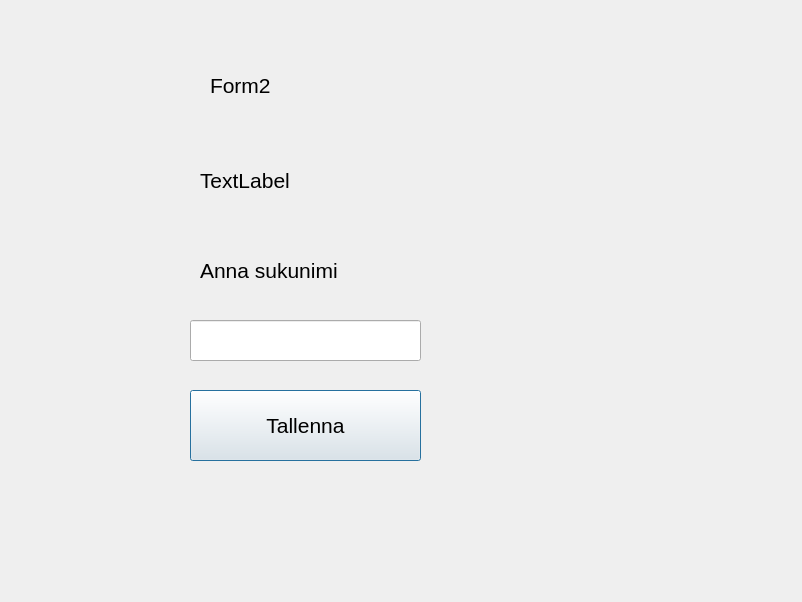
<?xml version="1.0" encoding="UTF-8"?>
<ui version="4.0">
 <class>Form2</class>
 <widget class="QDialog" name="Form2">
  <property name="geometry">
   <rect>
    <x>0</x>
    <y>0</y>
    <width>802</width>
    <height>602</height>
   </rect>
  </property>
  <property name="font">
   <font>
    <pointsize>16</pointsize>
   </font>
  </property>
  <property name="windowTitle">
   <string>Dialog</string>
  </property>
  <widget class="QLabel" name="label">
   <property name="geometry">
    <rect>
     <x>210</x>
     <y>50</y>
     <width>271</width>
     <height>71</height>
    </rect>
   </property>
   <property name="font">
    <font>
     <pointsize>16</pointsize>
    </font>
   </property>
   <property name="text">
    <string>Form2</string>
   </property>
  </widget>
  <widget class="QLabel" name="labelFname">
   <property name="geometry">
    <rect>
     <x>200</x>
     <y>160</y>
     <width>281</width>
     <height>41</height>
    </rect>
   </property>
   <property name="font">
    <font>
     <pointsize>16</pointsize>
    </font>
   </property>
   <property name="text">
    <string>TextLabel</string>
   </property>
  </widget>
  <widget class="QLabel" name="labelFname_2">
   <property name="geometry">
    <rect>
     <x>200</x>
     <y>250</y>
     <width>281</width>
     <height>41</height>
    </rect>
   </property>
   <property name="font">
    <font>
     <pointsize>16</pointsize>
    </font>
   </property>
   <property name="text">
    <string>Anna sukunimi</string>
   </property>
  </widget>
  <widget class="QLineEdit" name="textLname">
   <property name="geometry">
    <rect>
     <x>190</x>
     <y>320</y>
     <width>231</width>
     <height>41</height>
    </rect>
   </property>
   <property name="font">
    <font>
     <pointsize>16</pointsize>
    </font>
   </property>
  </widget>
  <widget class="QPushButton" name="btnSave">
   <property name="geometry">
    <rect>
     <x>190</x>
     <y>390</y>
     <width>231</width>
     <height>71</height>
    </rect>
   </property>
   <property name="font">
    <font>
     <pointsize>16</pointsize>
    </font>
   </property>
   <property name="text">
    <string>Tallenna</string>
   </property>
  </widget>
 </widget>
 <resources/>
 <connections/>
</ui>
